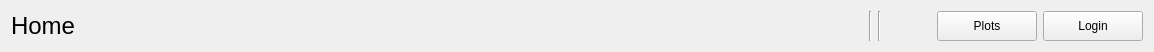
<?xml version="1.0" encoding="UTF-8"?>
<ui version="4.0">
 <class>Form</class>
 <widget class="QWidget" name="Form">
  <property name="geometry">
   <rect>
    <x>0</x>
    <y>0</y>
    <width>1154</width>
    <height>48</height>
   </rect>
  </property>
  <property name="windowTitle">
   <string>Form</string>
  </property>
  <layout class="QHBoxLayout" name="horizontalLayout">
   <property name="spacing">
    <number>6</number>
   </property>
   <item>
    <widget class="QLabel" name="lbl_Layer">
     <property name="minimumSize">
      <size>
       <width>200</width>
       <height>0</height>
      </size>
     </property>
     <property name="text">
      <string>&lt;html&gt;&lt;head/&gt;&lt;body&gt;&lt;p&gt;&lt;span style=&quot; font-size:18pt;&quot;&gt;Home&lt;/span&gt;&lt;/p&gt;&lt;/body&gt;&lt;/html&gt;</string>
     </property>
    </widget>
   </item>
   <item>
    <spacer name="horizontalSpacer">
     <property name="orientation">
      <enum>Qt::Horizontal</enum>
     </property>
     <property name="sizeType">
      <enum>QSizePolicy::Maximum</enum>
     </property>
     <property name="sizeHint" stdset="0">
      <size>
       <width>50</width>
       <height>20</height>
      </size>
     </property>
    </spacer>
   </item>
   <item>
    <widget class="Line" name="line">
     <property name="orientation">
      <enum>Qt::Vertical</enum>
     </property>
    </widget>
   </item>
   <item>
    <layout class="QHBoxLayout" name="widget_SearchLineHolder">
     <property name="spacing">
      <number>0</number>
     </property>
     <property name="topMargin">
      <number>0</number>
     </property>
    </layout>
   </item>
   <item>
    <widget class="Line" name="line_2">
     <property name="orientation">
      <enum>Qt::Vertical</enum>
     </property>
    </widget>
   </item>
   <item>
    <spacer name="horizontalSpacer_2">
     <property name="orientation">
      <enum>Qt::Horizontal</enum>
     </property>
     <property name="sizeType">
      <enum>QSizePolicy::Maximum</enum>
     </property>
     <property name="sizeHint" stdset="0">
      <size>
       <width>50</width>
       <height>20</height>
      </size>
     </property>
    </spacer>
   </item>
   <item>
    <widget class="QPushButton" name="pushButton_2">
     <property name="sizePolicy">
      <sizepolicy hsizetype="Preferred" vsizetype="Preferred">
       <horstretch>0</horstretch>
       <verstretch>0</verstretch>
      </sizepolicy>
     </property>
     <property name="minimumSize">
      <size>
       <width>0</width>
       <height>30</height>
      </size>
     </property>
     <property name="maximumSize">
      <size>
       <width>100</width>
       <height>16777215</height>
      </size>
     </property>
     <property name="text">
      <string>Plots</string>
     </property>
    </widget>
   </item>
   <item>
    <widget class="QPushButton" name="pushButton">
     <property name="sizePolicy">
      <sizepolicy hsizetype="Preferred" vsizetype="Preferred">
       <horstretch>0</horstretch>
       <verstretch>0</verstretch>
      </sizepolicy>
     </property>
     <property name="minimumSize">
      <size>
       <width>0</width>
       <height>30</height>
      </size>
     </property>
     <property name="maximumSize">
      <size>
       <width>100</width>
       <height>16777215</height>
      </size>
     </property>
     <property name="text">
      <string>Login</string>
     </property>
    </widget>
   </item>
  </layout>
 </widget>
 <resources/>
 <connections/>
</ui>
